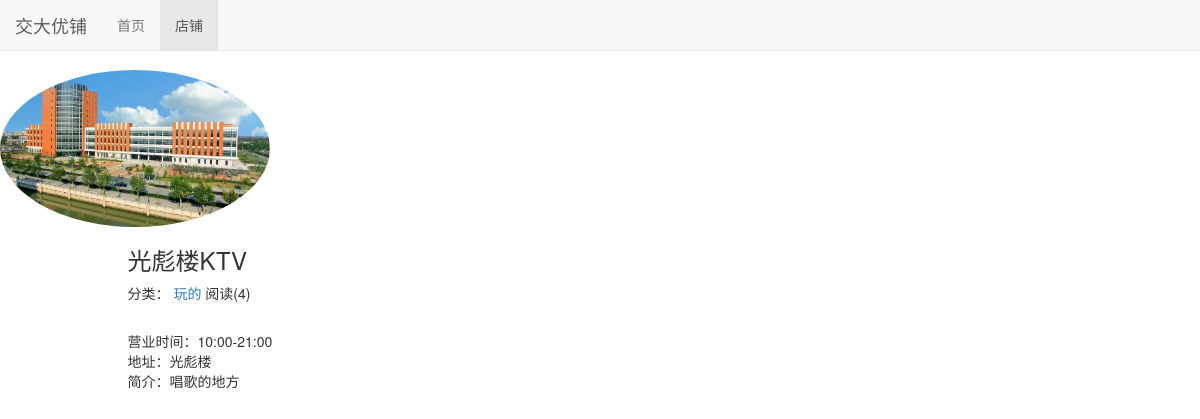
The app's page /shop/6 with its own data.
### shop/models.py (models this page shows, shortened)
class Shop(models.Model, ReadNumExpandMethod):
    name = models.CharField(max_length=20)
    shop_type = models.ForeignKey(ShopType, on_delete=models.DO_NOTHING)
    content = models.TextField()
    read_details = GenericRelation(ReadDetail)
    class Meta:
        ordering=['name']

class ShopType(models.Model):
    type_name = models.CharField(max_length=10) # 吃的、喝的、玩的、学习、生活、打扮
    def __str__(self):
        return self.type_name

### read_statistics/models.py (models this page shows)
class ReadNum(models.Model):
    read_num = models.IntegerField(default=0)
    content_type = models.ForeignKey(ContentType, on_delete=models.DO_NOTHING)
    object_id = models.PositiveIntegerField()
    content_object = GenericForeignKey('content_type', 'object_id')

### shop/views.py (the view)
# urls.py: path('<int:shop_pk>', views.shop_detail, name='shop_detail'),
def shop_detail(request, shop_pk):
    shop = get_object_or_404(Shop, pk=shop_pk)
    read_cookie_key = read_statistics_once_read(request, shop)
    context = {}
    context['shop'] = shop
    response = render(request, 'shop/shop_detail.html',context) #响应
    response.set_cookie(read_cookie_key, 'true')
    return response

### read_statistics/models.py (called while the page is built)
    def get_read_num(self):
        try:
            ct = ContentType.objects.get_for_model(self)
            readnum = ReadNum.objects.get(content_type=ct, object_id=self.pk)
            return readnum.read_num
        except exceptions.ObjectDoesNotExist:
            return 0

### read_statistics/utils.py (called while the page is built)
def read_statistics_once_read(request, obj):
    ct = ContentType.objects.get_for_model(obj)
    key = "%s_%s_read" % (ct.model, obj.pk)
    if not request.COOKIES.get(key):
        readnum, created = ReadNum.objects.get_or_create(content_type=ct, object_id=obj.pk)
        readnum.read_num += 1
        readnum.save()
        date = timezone.now().date()
        readDetail, created = ReadDetail.objects.get_or_create(content_type=ct, object_id=obj.pk, date=date)
        readDetail.read_num += 1
        readDetail.save()
    return key

### shop/templates/shop/shop_detail.html (shortened to what this page needs)
{% extends 'base.html' %}
{% block 'nav_shop_active' %}active{% endblock %}
{% load staticfiles %}
{% block header_extends %}
    <link rel="stylesheet" href="{% static 'shop/shop.css' %}">
{% endblock %}
{% block content %}
    {% load staticfiles %}
    <div>
        <img name="shop_photo" src="{% static 'images/lib.jpg' %}" class="img-circle" width="270" id="s_photo" >
    </div>
    <div class="container">
        <div class="row">
            <div class="col-xs-10 col-xs-offset-1">
                <h3>{{ shop.name }}</h3>
                <ul class="shop-info-description">
                    <li>分类：
                        <a href="{% url 'shop_with_type' shop.shop_type.pk %}">
                            {{ shop.shop_type }}
                        </a>
                    </li>
                    <li>阅读({{ shop.get_read_num }})</li>
                </ul>
                <div class="shop-content">{{ shop.content|linebreaksbr }}</div>
            </div>
        </div>
    </div>
{% endblock %}

### static/base.css (style rules this page uses)
* { margin: 0; padding: 0; }
body { margin-top: 70px!important; }

### shop/static/shop/shop.css (style rules this page uses)
ul.shop-info-description { list-style-type: none; margin-bottom: 2em; }
ul.shop-info-description li { display: inline-block; }
div.shop-content { text-indent: 0em; }

### records on screen
Shop: name "光彪楼KTV", shop_type "玩的", get_read_num "4", content "营业时间：10:00-21:00 地址：光彪楼 简介：唱歌的地方"
